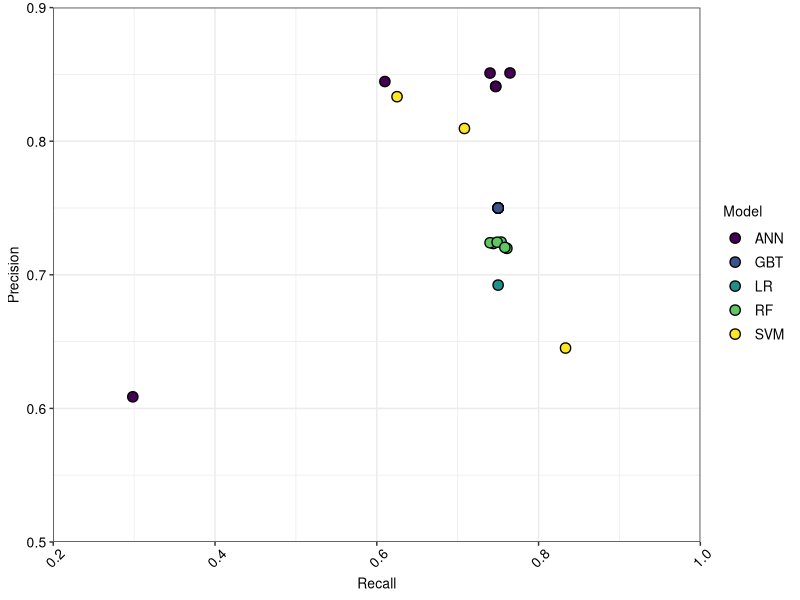
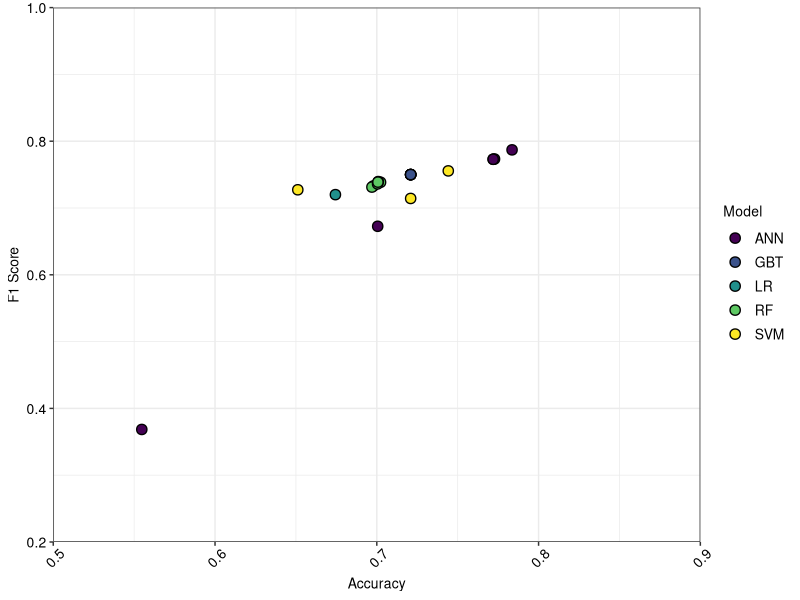

Reproduce these figures in R, in order.
library(tidyverse)
library(scales)
library(viridis)

met <- read.csv("LSI_MULTI_MET.csv",header=TRUE,fileEncoding='UTF-8-BOM')
met$Model <- as.factor(met$Model)

t1 <- theme_bw()+
  theme(text=element_text(size=10,color="black"),
        legend.text=element_text(size=10,color="black"),
        axis.title.x=element_text(size=10,color="black"),
        axis.title.y=element_text(size=10,color="black"),
        axis.text.y=element_text(size=10,color="black"),
        axis.text.x=element_text(size=10,color="black",angle=45,vjust=0.7)
        )

pl <- list(
  t1,
  geom_point(pch=21,size=3,stroke=0.7,color='black'),
  scale_fill_viridis(discrete=T)
)

p1 <- ggplot(met,aes(fill=Model,x=Recall,y=Precision))+pl+
  scale_x_continuous(expand=c(0,0),labels=scales::number_format(accuracy=0.1),
                     limits=c(0.2,1),breaks=c(0.2,0.4,0.6,0.8,1))+
  scale_y_continuous(expand=c(0,0),labels=scales::number_format(accuracy=0.1),
                     limits=c(0.5,0.9),breaks=c(0.5,0.6,0.7,0.8,0.9))+
  xlab('Recall')+ylab('Precision')
  

p2 <- ggplot(met,aes(fill=Model,x=Accuracy,y=F1_Score))+pl+
  scale_x_continuous(expand=c(0,0),labels=scales::number_format(accuracy=0.1),
                     limits=c(0.5,0.9),breaks=c(0.5,0.6,0.7,0.8,0.9))+
  scale_y_continuous(expand=c(0,0),labels=scales::number_format(accuracy=0.1),
                     limits=c(0.2,1),breaks=c(0.2,0.4,0.6,0.8,1))+
  xlab('Accuracy')+ylab('F1 Score')

tiff("LSI_REC-PRE.tiff",height=2,width=3.25,units='in',res=300,compression="lzw")
p1
dev.off()

tiff("LSI_ACC-F1S.tiff",height=2,width=3.25,units='in',res=300,compression="lzw")
p2
dev.off()